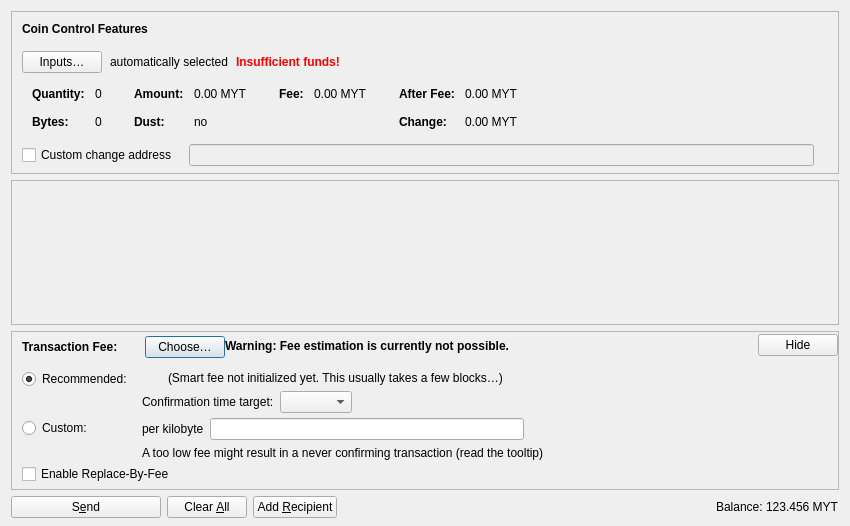
<?xml version="1.0" encoding="UTF-8"?>
<ui version="4.0">
 <class>SendCoinsDialog</class>
 <widget class="QDialog" name="SendCoinsDialog">
  <property name="geometry">
   <rect>
    <x>0</x>
    <y>0</y>
    <width>850</width>
    <height>526</height>
   </rect>
  </property>
  <property name="windowTitle">
   <string>Send Coins</string>
  </property>
  <layout class="QVBoxLayout" name="verticalLayout" stretch="0,1,0,0">
   <property name="bottomMargin">
    <number>8</number>
   </property>
   <item>
    <widget class="QFrame" name="frameCoinControl">
     <property name="sizePolicy">
      <sizepolicy hsizetype="Expanding" vsizetype="Expanding">
       <horstretch>0</horstretch>
       <verstretch>0</verstretch>
      </sizepolicy>
     </property>
     <property name="maximumSize">
      <size>
       <width>16777215</width>
       <height>16777215</height>
      </size>
     </property>
     <property name="frameShape">
      <enum>QFrame::StyledPanel</enum>
     </property>
     <property name="frameShadow">
      <enum>QFrame::Sunken</enum>
     </property>
     <layout class="QVBoxLayout" name="verticalLayoutCoinControl2">
      <property name="spacing">
       <number>0</number>
      </property>
      <property name="leftMargin">
       <number>0</number>
      </property>
      <property name="topMargin">
       <number>0</number>
      </property>
      <property name="rightMargin">
       <number>0</number>
      </property>
      <property name="bottomMargin">
       <number>6</number>
      </property>
      <item>
       <layout class="QVBoxLayout" name="verticalLayoutCoinControl" stretch="0,0,0,0,1">
        <property name="spacing">
         <number>0</number>
        </property>
        <property name="leftMargin">
         <number>10</number>
        </property>
        <property name="topMargin">
         <number>10</number>
        </property>
        <item>
         <layout class="QHBoxLayout" name="horizontalLayoutCoinControl1">
          <property name="bottomMargin">
           <number>15</number>
          </property>
          <item>
           <widget class="QLabel" name="labelCoinControlFeatures">
            <property name="sizePolicy">
             <sizepolicy hsizetype="Preferred" vsizetype="Maximum">
              <horstretch>0</horstretch>
              <verstretch>0</verstretch>
             </sizepolicy>
            </property>
            <property name="font">
             <font>
              <weight>75</weight>
              <bold>true</bold>
             </font>
            </property>
            <property name="styleSheet">
             <string notr="true">font-weight:bold;</string>
            </property>
            <property name="text">
             <string>Coin Control Features</string>
            </property>
           </widget>
          </item>
         </layout>
        </item>
        <item>
         <layout class="QHBoxLayout" name="horizontalLayoutCoinControl2" stretch="0,0,0,0">
          <property name="spacing">
           <number>8</number>
          </property>
          <property name="bottomMargin">
           <number>10</number>
          </property>
          <item>
           <widget class="QPushButton" name="pushButtonCoinControl">
            <property name="styleSheet">
             <string notr="true"/>
            </property>
            <property name="text">
             <string>Inputs…</string>
            </property>
            <property name="autoDefault">
             <bool>false</bool>
            </property>
           </widget>
          </item>
          <item>
           <widget class="QLabel" name="labelCoinControlAutomaticallySelected">
            <property name="text">
             <string>automatically selected</string>
            </property>
            <property name="margin">
             <number>5</number>
            </property>
           </widget>
          </item>
          <item>
           <widget class="QLabel" name="labelCoinControlInsuffFunds">
            <property name="font">
             <font>
              <weight>75</weight>
              <bold>true</bold>
             </font>
            </property>
            <property name="styleSheet">
             <string notr="true">color:red;font-weight:bold;</string>
            </property>
            <property name="text">
             <string>Insufficient funds!</string>
            </property>
            <property name="margin">
             <number>5</number>
            </property>
           </widget>
          </item>
          <item>
           <spacer name="horizontalSpacerCoinControl">
            <property name="orientation">
             <enum>Qt::Horizontal</enum>
            </property>
            <property name="sizeHint" stdset="0">
             <size>
              <width>40</width>
              <height>1</height>
             </size>
            </property>
           </spacer>
          </item>
         </layout>
        </item>
        <item>
         <widget class="QWidget" name="widgetCoinControl" native="true">
          <property name="sizePolicy">
           <sizepolicy hsizetype="Preferred" vsizetype="Preferred">
            <horstretch>0</horstretch>
            <verstretch>0</verstretch>
           </sizepolicy>
          </property>
          <property name="minimumSize">
           <size>
            <width>0</width>
            <height>0</height>
           </size>
          </property>
          <property name="styleSheet">
           <string notr="true"/>
          </property>
          <layout class="QHBoxLayout" name="horizontalLayoutCoinControl5">
           <property name="leftMargin">
            <number>0</number>
           </property>
           <property name="topMargin">
            <number>0</number>
           </property>
           <property name="rightMargin">
            <number>0</number>
           </property>
           <property name="bottomMargin">
            <number>0</number>
           </property>
           <item>
            <layout class="QHBoxLayout" name="horizontalLayoutCoinControl3" stretch="0,0,0,1">
             <property name="spacing">
              <number>20</number>
             </property>
             <property name="topMargin">
              <number>0</number>
             </property>
             <property name="bottomMargin">
              <number>10</number>
             </property>
             <item>
              <layout class="QFormLayout" name="formLayoutCoinControl1">
               <property name="horizontalSpacing">
                <number>10</number>
               </property>
               <property name="verticalSpacing">
                <number>14</number>
               </property>
               <property name="leftMargin">
                <number>10</number>
               </property>
               <property name="topMargin">
                <number>4</number>
               </property>
               <property name="rightMargin">
                <number>6</number>
               </property>
               <item row="0" column="0">
                <widget class="QLabel" name="labelCoinControlQuantityText">
                 <property name="font">
                  <font>
                   <weight>75</weight>
                   <bold>true</bold>
                  </font>
                 </property>
                 <property name="text">
                  <string>Quantity:</string>
                 </property>
                 <property name="margin">
                  <number>0</number>
                 </property>
                </widget>
               </item>
               <item row="0" column="1">
                <widget class="QLabel" name="labelCoinControlQuantity">
                 <property name="cursor">
                  <cursorShape>IBeamCursor</cursorShape>
                 </property>
                 <property name="contextMenuPolicy">
                  <enum>Qt::ActionsContextMenu</enum>
                 </property>
                 <property name="text">
                  <string notr="true">0</string>
                 </property>
                 <property name="margin">
                  <number>0</number>
                 </property>
                 <property name="textInteractionFlags">
                  <set>Qt::LinksAccessibleByMouse|Qt::TextSelectableByKeyboard|Qt::TextSelectableByMouse</set>
                 </property>
                </widget>
               </item>
               <item row="1" column="0">
                <widget class="QLabel" name="labelCoinControlBytesText">
                 <property name="font">
                  <font>
                   <weight>75</weight>
                   <bold>true</bold>
                  </font>
                 </property>
                 <property name="text">
                  <string>Bytes:</string>
                 </property>
                </widget>
               </item>
               <item row="1" column="1">
                <widget class="QLabel" name="labelCoinControlBytes">
                 <property name="cursor">
                  <cursorShape>IBeamCursor</cursorShape>
                 </property>
                 <property name="contextMenuPolicy">
                  <enum>Qt::ActionsContextMenu</enum>
                 </property>
                 <property name="text">
                  <string notr="true">0</string>
                 </property>
                 <property name="textInteractionFlags">
                  <set>Qt::LinksAccessibleByMouse|Qt::TextSelectableByKeyboard|Qt::TextSelectableByMouse</set>
                 </property>
                </widget>
               </item>
              </layout>
             </item>
             <item>
              <layout class="QFormLayout" name="formLayoutCoinControl2">
               <property name="horizontalSpacing">
                <number>10</number>
               </property>
               <property name="verticalSpacing">
                <number>14</number>
               </property>
               <property name="leftMargin">
                <number>6</number>
               </property>
               <property name="topMargin">
                <number>4</number>
               </property>
               <property name="rightMargin">
                <number>6</number>
               </property>
               <item row="0" column="0">
                <widget class="QLabel" name="labelCoinControlAmountText">
                 <property name="font">
                  <font>
                   <weight>75</weight>
                   <bold>true</bold>
                  </font>
                 </property>
                 <property name="text">
                  <string>Amount:</string>
                 </property>
                 <property name="margin">
                  <number>0</number>
                 </property>
                </widget>
               </item>
               <item row="0" column="1">
                <widget class="QLabel" name="labelCoinControlAmount">
                 <property name="cursor">
                  <cursorShape>IBeamCursor</cursorShape>
                 </property>
                 <property name="contextMenuPolicy">
                  <enum>Qt::ActionsContextMenu</enum>
                 </property>
                 <property name="text">
                  <string notr="true">0.00 MYT</string>
                 </property>
                 <property name="textInteractionFlags">
                  <set>Qt::LinksAccessibleByMouse|Qt::TextSelectableByKeyboard|Qt::TextSelectableByMouse</set>
                 </property>
                </widget>
               </item>
               <item row="1" column="0">
                <widget class="QLabel" name="labelCoinControlLowOutputText">
                 <property name="font">
                  <font>
                   <weight>75</weight>
                   <bold>true</bold>
                  </font>
                 </property>
                 <property name="text">
                  <string>Dust:</string>
                 </property>
                </widget>
               </item>
               <item row="1" column="1">
                <widget class="QLabel" name="labelCoinControlLowOutput">
                 <property name="cursor">
                  <cursorShape>IBeamCursor</cursorShape>
                 </property>
                 <property name="contextMenuPolicy">
                  <enum>Qt::ActionsContextMenu</enum>
                 </property>
                 <property name="text">
                  <string notr="true">no</string>
                 </property>
                 <property name="textInteractionFlags">
                  <set>Qt::LinksAccessibleByMouse|Qt::TextSelectableByKeyboard|Qt::TextSelectableByMouse</set>
                 </property>
                </widget>
               </item>
              </layout>
             </item>
             <item>
              <layout class="QFormLayout" name="formLayoutCoinControl3">
               <property name="horizontalSpacing">
                <number>10</number>
               </property>
               <property name="verticalSpacing">
                <number>14</number>
               </property>
               <property name="leftMargin">
                <number>6</number>
               </property>
               <property name="topMargin">
                <number>4</number>
               </property>
               <property name="rightMargin">
                <number>6</number>
               </property>
               <item row="0" column="0">
                <widget class="QLabel" name="labelCoinControlFeeText">
                 <property name="font">
                  <font>
                   <weight>75</weight>
                   <bold>true</bold>
                  </font>
                 </property>
                 <property name="text">
                  <string>Fee:</string>
                 </property>
                 <property name="margin">
                  <number>0</number>
                 </property>
                </widget>
               </item>
               <item row="0" column="1">
                <widget class="QLabel" name="labelCoinControlFee">
                 <property name="cursor">
                  <cursorShape>IBeamCursor</cursorShape>
                 </property>
                 <property name="contextMenuPolicy">
                  <enum>Qt::ActionsContextMenu</enum>
                 </property>
                 <property name="text">
                  <string notr="true">0.00 MYT</string>
                 </property>
                 <property name="textInteractionFlags">
                  <set>Qt::LinksAccessibleByMouse|Qt::TextSelectableByKeyboard|Qt::TextSelectableByMouse</set>
                 </property>
                </widget>
               </item>
              </layout>
             </item>
             <item>
              <layout class="QFormLayout" name="formLayoutCoinControl4">
               <property name="horizontalSpacing">
                <number>10</number>
               </property>
               <property name="verticalSpacing">
                <number>14</number>
               </property>
               <property name="leftMargin">
                <number>6</number>
               </property>
               <property name="topMargin">
                <number>4</number>
               </property>
               <property name="rightMargin">
                <number>6</number>
               </property>
               <item row="0" column="0">
                <widget class="QLabel" name="labelCoinControlAfterFeeText">
                 <property name="font">
                  <font>
                   <weight>75</weight>
                   <bold>true</bold>
                  </font>
                 </property>
                 <property name="text">
                  <string>After Fee:</string>
                 </property>
                 <property name="margin">
                  <number>0</number>
                 </property>
                </widget>
               </item>
               <item row="0" column="1">
                <widget class="QLabel" name="labelCoinControlAfterFee">
                 <property name="cursor">
                  <cursorShape>IBeamCursor</cursorShape>
                 </property>
                 <property name="contextMenuPolicy">
                  <enum>Qt::ActionsContextMenu</enum>
                 </property>
                 <property name="text">
                  <string notr="true">0.00 MYT</string>
                 </property>
                 <property name="textInteractionFlags">
                  <set>Qt::LinksAccessibleByMouse|Qt::TextSelectableByKeyboard|Qt::TextSelectableByMouse</set>
                 </property>
                </widget>
               </item>
               <item row="1" column="0">
                <widget class="QLabel" name="labelCoinControlChangeText">
                 <property name="font">
                  <font>
                   <weight>75</weight>
                   <bold>true</bold>
                  </font>
                 </property>
                 <property name="text">
                  <string>Change:</string>
                 </property>
                </widget>
               </item>
               <item row="1" column="1">
                <widget class="QLabel" name="labelCoinControlChange">
                 <property name="cursor">
                  <cursorShape>IBeamCursor</cursorShape>
                 </property>
                 <property name="contextMenuPolicy">
                  <enum>Qt::ActionsContextMenu</enum>
                 </property>
                 <property name="text">
                  <string notr="true">0.00 MYT</string>
                 </property>
                 <property name="textInteractionFlags">
                  <set>Qt::LinksAccessibleByMouse|Qt::TextSelectableByKeyboard|Qt::TextSelectableByMouse</set>
                 </property>
                </widget>
               </item>
              </layout>
             </item>
            </layout>
           </item>
          </layout>
         </widget>
        </item>
        <item>
         <layout class="QHBoxLayout" name="horizontalLayoutCoinControl4" stretch="0,0,0">
          <property name="spacing">
           <number>12</number>
          </property>
          <property name="sizeConstraint">
           <enum>QLayout::SetDefaultConstraint</enum>
          </property>
          <property name="topMargin">
           <number>5</number>
          </property>
          <property name="rightMargin">
           <number>5</number>
          </property>
          <item>
           <widget class="QCheckBox" name="checkBoxCoinControlChange">
            <property name="toolTip">
             <string>If this is activated, but the change address is empty or invalid, change will be sent to a newly generated address.</string>
            </property>
            <property name="text">
             <string>Custom change address</string>
            </property>
           </widget>
          </item>
          <item>
           <widget class="QValidatedLineEdit" name="lineEditCoinControlChange">
            <property name="enabled">
             <bool>false</bool>
            </property>
            <property name="sizePolicy">
             <sizepolicy hsizetype="Expanding" vsizetype="Fixed">
              <horstretch>0</horstretch>
              <verstretch>0</verstretch>
             </sizepolicy>
            </property>
           </widget>
          </item>
          <item>
           <widget class="QLabel" name="labelCoinControlChangeLabel">
            <property name="sizePolicy">
             <sizepolicy hsizetype="Preferred" vsizetype="Expanding">
              <horstretch>0</horstretch>
              <verstretch>0</verstretch>
             </sizepolicy>
            </property>
            <property name="minimumSize">
             <size>
              <width>0</width>
              <height>0</height>
             </size>
            </property>
            <property name="text">
             <string/>
            </property>
            <property name="margin">
             <number>3</number>
            </property>
           </widget>
          </item>
         </layout>
        </item>
        <item>
         <spacer name="verticalSpacerCoinControl">
          <property name="orientation">
           <enum>Qt::Vertical</enum>
          </property>
          <property name="sizeHint" stdset="0">
           <size>
            <width>800</width>
            <height>1</height>
           </size>
          </property>
         </spacer>
        </item>
       </layout>
      </item>
     </layout>
    </widget>
   </item>
   <item>
    <widget class="QScrollArea" name="scrollArea">
     <property name="widgetResizable">
      <bool>true</bool>
     </property>
     <widget class="QWidget" name="scrollAreaWidgetContents">
      <property name="geometry">
       <rect>
        <x>0</x>
        <y>0</y>
        <width>830</width>
        <height>104</height>
       </rect>
      </property>
      <layout class="QVBoxLayout" name="verticalLayout_2" stretch="0,1">
       <property name="leftMargin">
        <number>0</number>
       </property>
       <property name="topMargin">
        <number>0</number>
       </property>
       <property name="rightMargin">
        <number>0</number>
       </property>
       <property name="bottomMargin">
        <number>0</number>
       </property>
       <item>
        <layout class="QVBoxLayout" name="entries">
         <property name="spacing">
          <number>6</number>
         </property>
        </layout>
       </item>
       <item>
        <spacer name="verticalSpacer">
         <property name="orientation">
          <enum>Qt::Vertical</enum>
         </property>
         <property name="sizeHint" stdset="0">
          <size>
           <width>20</width>
           <height>40</height>
          </size>
         </property>
        </spacer>
       </item>
      </layout>
     </widget>
    </widget>
   </item>
   <item>
    <widget class="QFrame" name="frameFee">
     <property name="sizePolicy">
      <sizepolicy hsizetype="Expanding" vsizetype="Expanding">
       <horstretch>0</horstretch>
       <verstretch>0</verstretch>
      </sizepolicy>
     </property>
     <property name="maximumSize">
      <size>
       <width>16777215</width>
       <height>16777215</height>
      </size>
     </property>
     <property name="frameShape">
      <enum>QFrame::StyledPanel</enum>
     </property>
     <property name="frameShadow">
      <enum>QFrame::Sunken</enum>
     </property>
     <layout class="QVBoxLayout" name="verticalLayoutFee1">
      <property name="spacing">
       <number>0</number>
      </property>
      <property name="leftMargin">
       <number>0</number>
      </property>
      <property name="topMargin">
       <number>0</number>
      </property>
      <property name="rightMargin">
       <number>0</number>
      </property>
      <property name="bottomMargin">
       <number>0</number>
      </property>
      <item>
       <layout class="QVBoxLayout" name="verticalLayoutFee2" stretch="0,0,0">
        <property name="spacing">
         <number>0</number>
        </property>
        <property name="leftMargin">
         <number>10</number>
        </property>
        <property name="topMargin">
         <number>0</number>
        </property>
        <item>
         <layout class="QHBoxLayout" name="horizontalLayoutFee1">
          <property name="bottomMargin">
           <number>0</number>
          </property>
          <item>
           <layout class="QVBoxLayout" name="verticalLayoutFee7">
            <property name="spacing">
             <number>0</number>
            </property>
            <item>
             <spacer name="verticalSpacerSmartFee">
              <property name="orientation">
               <enum>Qt::Vertical</enum>
              </property>
              <property name="sizeType">
               <enum>QSizePolicy::Fixed</enum>
              </property>
              <property name="sizeHint" stdset="0">
               <size>
                <width>1</width>
                <height>4</height>
               </size>
              </property>
             </spacer>
            </item>
            <item>
             <layout class="QHBoxLayout" name="horizontalLayoutSmartFee">
              <property name="spacing">
               <number>10</number>
              </property>
              <item>
               <widget class="QLabel" name="labelFeeHeadline">
                <property name="sizePolicy">
                 <sizepolicy hsizetype="Preferred" vsizetype="Maximum">
                  <horstretch>0</horstretch>
                  <verstretch>0</verstretch>
                 </sizepolicy>
                </property>
                <property name="font">
                 <font>
                  <weight>75</weight>
                  <bold>true</bold>
                 </font>
                </property>
                <property name="styleSheet">
                 <string notr="true">font-weight:bold;</string>
                </property>
                <property name="text">
                 <string>Transaction Fee:</string>
                </property>
               </widget>
              </item>
              <item>
               <widget class="QLabel" name="labelFeeMinimized">
                <property name="text">
                 <string/>
                </property>
               </widget>
              </item>
              <item>
               <widget class="QPushButton" name="buttonChooseFee">
                <property name="text">
                 <string>Choose…</string>
                </property>
               </widget>
              </item>
             </layout>
            </item>
            <item>
             <spacer name="verticalSpacer_5">
              <property name="orientation">
               <enum>Qt::Vertical</enum>
              </property>
              <property name="sizeHint" stdset="0">
               <size>
                <width>1</width>
                <height>1</height>
               </size>
              </property>
             </spacer>
            </item>
           </layout>
          </item>
          <item>
           <widget class="QLabel" name="fallbackFeeWarningLabel">
            <property name="toolTip">
             <string>Using the fallbackfee can result in sending a transaction that will take several hours or days (or never) to confirm. Consider choosing your fee manually or wait until you have validated the complete chain.</string>
            </property>
            <property name="font">
            <font>
                <weight>75</weight>
                <bold>true</bold>
            </font>
            </property>
            <property name="text">
             <string>Warning: Fee estimation is currently not possible.</string>
            </property>
            <property name="wordWrap">
             <bool>false</bool>
            </property>
           </widget>
          </item>
          <item>
           <spacer name="horizontalSpacer_4">
            <property name="orientation">
             <enum>Qt::Horizontal</enum>
            </property>
            <property name="sizeType">
             <enum>QSizePolicy::MinimumExpanding</enum>
            </property>
            <property name="sizeHint" stdset="0">
             <size>
              <width>40</width>
              <height>20</height>
             </size>
            </property>
           </spacer>
          </item>
          <item>
           <widget class="QPushButton" name="buttonMinimizeFee">
            <property name="toolTip">
             <string>Hide transaction fee settings</string>
            </property>
            <property name="text">
             <string>Hide</string>
            </property>
           </widget>
          </item>
         </layout>
        </item>
        <item>
         <widget class="QFrame" name="frameFeeSelection">
          <layout class="QVBoxLayout" name="verticalLayoutFee12">
           <property name="spacing">
            <number>0</number>
           </property>
           <property name="leftMargin">
            <number>0</number>
           </property>
           <property name="topMargin">
            <number>0</number>
           </property>
           <property name="rightMargin">
            <number>0</number>
           </property>
           <property name="bottomMargin">
            <number>0</number>
           </property>
           <item>
            <layout class="QGridLayout" name="gridLayoutFee">
             <property name="topMargin">
              <number>10</number>
             </property>
             <property name="bottomMargin">
              <number>4</number>
             </property>
             <property name="horizontalSpacing">
              <number>10</number>
             </property>
             <property name="verticalSpacing">
              <number>4</number>
             </property>
             <item row="1" column="1">
              <layout class="QVBoxLayout" name="verticalLayoutFee8">
               <property name="spacing">
                <number>6</number>
               </property>
               <item>
                <layout class="QHBoxLayout" name="horizontalLayoutFee13">
                 <item>
                  <widget class="QLabel" name="labelCustomPerKilobyte">
                   <property name="toolTip">
                    <string>Specify a custom fee per kB (1,000 bytes) of the transaction's virtual size.

Note:  Since the fee is calculated on a per-byte basis, a fee rate of "100 satoshis per kvB" for a transaction size of 500 virtual bytes (half of 1 kvB) would ultimately yield a fee of only 50 satoshis.</string>
                   </property>
                   <property name="text">
                    <string>per kilobyte</string>
                   </property>
                  </widget>
                 </item>
                 <item>
                  <widget class="MytherraAmountField" name="customFee"/>
                 </item>
                 <item>
                  <spacer name="horizontalSpacer_6">
                   <property name="orientation">
                    <enum>Qt::Horizontal</enum>
                   </property>
                   <property name="sizeHint" stdset="0">
                    <size>
                     <width>1</width>
                     <height>1</height>
                    </size>
                   </property>
                  </spacer>
                 </item>
                </layout>
               </item>
               <item>
                <layout class="QHBoxLayout" name="horizontalLayoutFee8">
                 <item>
                  <widget class="QLabel" name="labelCustomFeeWarning">
                   <property name="enabled">
                    <bool>true</bool>
                   </property>
                   <property name="toolTip">
                    <string>When there is less transaction volume than space in the blocks, miners as well as relaying nodes may enforce a minimum fee. Paying only this minimum fee is just fine, but be aware that this can result in a never confirming transaction once there is more demand for mytherra transactions than the network can process.</string>
                   </property>
                   <property name="text">
                    <string>A too low fee might result in a never confirming transaction (read the tooltip)</string>
                   </property>
                  </widget>
                 </item>
                 <item>
                  <spacer name="horizontalSpacer_2">
                   <property name="orientation">
                    <enum>Qt::Horizontal</enum>
                   </property>
                   <property name="sizeHint" stdset="0">
                    <size>
                     <width>1</width>
                     <height>1</height>
                    </size>
                   </property>
                  </spacer>
                 </item>
                </layout>
               </item>
              </layout>
             </item>
             <item row="0" column="0">
              <layout class="QVBoxLayout" name="verticalLayoutFee4" stretch="0,1">
               <item>
                <widget class="QRadioButton" name="radioSmartFee">
                 <property name="text">
                  <string>Recommended:</string>
                 </property>
                 <property name="checked">
                  <bool>true</bool>
                 </property>
                 <attribute name="buttonGroup">
                  <string notr="true">groupFee</string>
                 </attribute>
                </widget>
               </item>
               <item>
                <spacer name="verticalSpacer_2">
                 <property name="orientation">
                  <enum>Qt::Vertical</enum>
                 </property>
                 <property name="sizeHint" stdset="0">
                  <size>
                   <width>1</width>
                   <height>1</height>
                  </size>
                 </property>
                </spacer>
               </item>
              </layout>
             </item>
             <item row="1" column="0">
              <layout class="QVBoxLayout" name="verticalLayoutFee9" stretch="0,1">
               <item>
                <widget class="QRadioButton" name="radioCustomFee">
                 <property name="text">
                  <string>Custom:</string>
                 </property>
                 <attribute name="buttonGroup">
                  <string notr="true">groupFee</string>
                 </attribute>
                </widget>
               </item>
               <item>
                <spacer name="verticalSpacer_6">
                 <property name="orientation">
                  <enum>Qt::Vertical</enum>
                 </property>
                 <property name="sizeHint" stdset="0">
                  <size>
                   <width>1</width>
                   <height>1</height>
                  </size>
                 </property>
                </spacer>
               </item>
              </layout>
             </item>
             <item row="0" column="1">
              <layout class="QVBoxLayout" name="verticalLayoutFee3" stretch="0,0,1">
               <property name="spacing">
                <number>6</number>
               </property>
               <property name="topMargin">
                <number>2</number>
               </property>
               <item>
                <layout class="QHBoxLayout" name="horizontalLayoutFee12">
                 <item>
                  <widget class="QLabel" name="labelSmartFee">
                   <property name="text">
                    <string/>
                   </property>
                  </widget>
                 </item>
                 <item>
                  <widget class="QLabel" name="labelFeeEstimation">
                   <property name="text">
                    <string/>
                   </property>
                  </widget>
                 </item>
                 <item>
                  <widget class="QLabel" name="labelSmartFee2">
                   <property name="text">
                    <string>(Smart fee not initialized yet. This usually takes a few blocks…)</string>
                   </property>
                  </widget>
                 </item>
                 <item>
                  <spacer name="horizontalSpacer_5">
                   <property name="orientation">
                    <enum>Qt::Horizontal</enum>
                   </property>
                   <property name="sizeHint" stdset="0">
                    <size>
                     <width>1</width>
                     <height>1</height>
                    </size>
                   </property>
                  </spacer>
                 </item>
                </layout>
               </item>
               <item>
                <layout class="QHBoxLayout" name="horizontalLayoutFee9">
                 <item>
                  <layout class="QVBoxLayout" name="verticalLayoutFee6">
                   <item>
                    <widget class="QLabel" name="labelSmartFee3">
                     <property name="text">
                      <string>Confirmation time target:</string>
                     </property>
                    </widget>
                   </item>
                  </layout>
                 </item>
                 <item>
                  <layout class="QVBoxLayout" name="verticalLayoutFee5">
                   <property name="rightMargin">
                    <number>30</number>
                   </property>
                   <item>
                    <layout class="QHBoxLayout" name="horizontalLayoutConfTarget">
                     <property name="bottomMargin">
                      <number>0</number>
                     </property>
                     <item>
                      <widget class="QComboBox" name="confTargetSelector"/>
                     </item>
                     <item>
                      <spacer name="horizontalSpacerConfTarget">
                       <property name="orientation">
                        <enum>Qt::Horizontal</enum>
                       </property>
                       <property name="sizeHint" stdset="0">
                        <size>
                         <width>40</width>
                         <height>20</height>
                        </size>
                       </property>
                      </spacer>
                     </item>
                    </layout>
                   </item>
                  </layout>
                 </item>
                </layout>
               </item>
               <item>
                <spacer name="verticalSpacer_4">
                 <property name="orientation">
                  <enum>Qt::Vertical</enum>
                 </property>
                 <property name="sizeHint" stdset="0">
                  <size>
                   <width>1</width>
                   <height>1</height>
                  </size>
                 </property>
                </spacer>
               </item>
              </layout>
             </item>
            </layout>
           </item>
           <item>
            <widget class="QCheckBox" name="optInRBF">
             <property name="text">
              <string>Enable Replace-By-Fee</string>
             </property>
             <property name="toolTip">
              <string>With Replace-By-Fee (BIP-125) you can increase a transaction's fee after it is sent. Without this, a higher fee may be recommended to compensate for increased transaction delay risk.</string>
             </property>
            </widget>
           </item>
          </layout>
         </widget>
        </item>
        <item>
         <spacer name="verticalSpacerFee">
          <property name="orientation">
           <enum>Qt::Vertical</enum>
          </property>
          <property name="sizeHint" stdset="0">
           <size>
            <width>40</width>
            <height>5</height>
           </size>
          </property>
         </spacer>
        </item>
       </layout>
      </item>
     </layout>
    </widget>
   </item>
   <item>
    <layout class="QHBoxLayout" name="horizontalLayout">
     <item>
      <widget class="QPushButton" name="sendButton">
       <property name="minimumSize">
        <size>
         <width>150</width>
         <height>0</height>
        </size>
       </property>
       <property name="toolTip">
        <string>Confirm the send action</string>
       </property>
       <property name="text">
        <string>S&amp;end</string>
       </property>
       <property name="icon">
        <iconset resource="../mytherra.qrc">
         <normaloff>:/icons/send</normaloff>:/icons/send</iconset>
       </property>
       <property name="autoDefault">
        <bool>false</bool>
       </property>
       <property name="default">
        <bool>false</bool>
       </property>
      </widget>
     </item>
     <item>
      <widget class="QPushButton" name="clearButton">
       <property name="sizePolicy">
        <sizepolicy hsizetype="Minimum" vsizetype="Fixed">
         <horstretch>0</horstretch>
         <verstretch>0</verstretch>
        </sizepolicy>
       </property>
       <property name="toolTip">
        <string>Clear all fields of the form.</string>
       </property>
       <property name="text">
        <string>Clear &amp;All</string>
       </property>
       <property name="icon">
        <iconset resource="../mytherra.qrc">
         <normaloff>:/icons/remove</normaloff>:/icons/remove</iconset>
       </property>
       <property name="autoDefault">
        <bool>false</bool>
       </property>
      </widget>
     </item>
     <item>
      <widget class="QPushButton" name="addButton">
       <property name="toolTip">
        <string>Send to multiple recipients at once</string>
       </property>
       <property name="text">
        <string>Add &amp;Recipient</string>
       </property>
       <property name="icon">
        <iconset resource="../mytherra.qrc">
         <normaloff>:/icons/add</normaloff>:/icons/add</iconset>
       </property>
       <property name="autoDefault">
        <bool>false</bool>
       </property>
      </widget>
     </item>
     <item>
      <spacer name="horizontalSpacer">
       <property name="orientation">
        <enum>Qt::Horizontal</enum>
       </property>
       <property name="sizeHint" stdset="0">
        <size>
         <width>40</width>
         <height>20</height>
        </size>
       </property>
      </spacer>
     </item>
     <item>
      <layout class="QHBoxLayout" name="horizontalLayout_2">
       <property name="spacing">
        <number>3</number>
       </property>
       <item>
        <widget class="QLabel" name="labelBalanceName">
         <property name="sizePolicy">
          <sizepolicy hsizetype="Preferred" vsizetype="Fixed">
           <horstretch>0</horstretch>
           <verstretch>0</verstretch>
          </sizepolicy>
         </property>
         <property name="text">
          <string>Balance:</string>
         </property>
        </widget>
       </item>
       <item>
        <widget class="QLabel" name="labelBalance">
         <property name="sizePolicy">
          <sizepolicy hsizetype="Preferred" vsizetype="Fixed">
           <horstretch>0</horstretch>
           <verstretch>0</verstretch>
          </sizepolicy>
         </property>
         <property name="cursor">
          <cursorShape>IBeamCursor</cursorShape>
         </property>
         <property name="text">
          <string notr="true">123.456 MYT</string>
         </property>
         <property name="textInteractionFlags">
          <set>Qt::LinksAccessibleByMouse|Qt::TextSelectableByKeyboard|Qt::TextSelectableByMouse</set>
         </property>
        </widget>
       </item>
      </layout>
     </item>
    </layout>
   </item>
  </layout>
 </widget>
 <customwidgets>
  <customwidget>
   <class>QValidatedLineEdit</class>
   <extends>QLineEdit</extends>
   <header>qt/qvalidatedlineedit.h</header>
  </customwidget>
  <customwidget>
   <class>MytherraAmountField</class>
   <extends>QLineEdit</extends>
   <header>qt/mytherraamountfield.h</header>
   <container>1</container>
  </customwidget>
 </customwidgets>
 <resources>
  <include location="../mytherra.qrc"/>
 </resources>
 <connections/>
 <buttongroups>
  <buttongroup name="groupFee"/>
 </buttongroups>
</ui>
